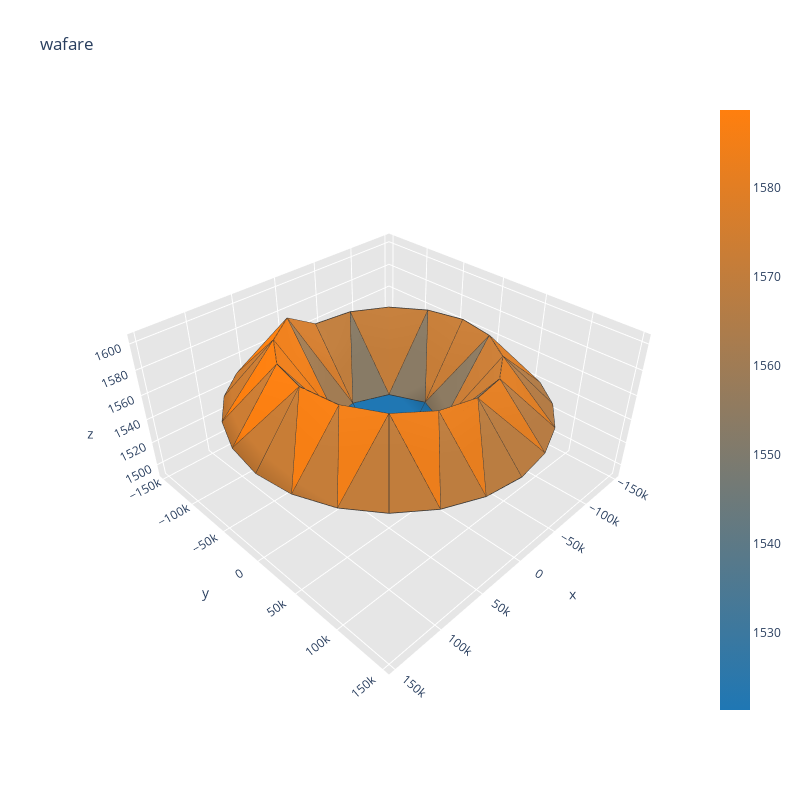
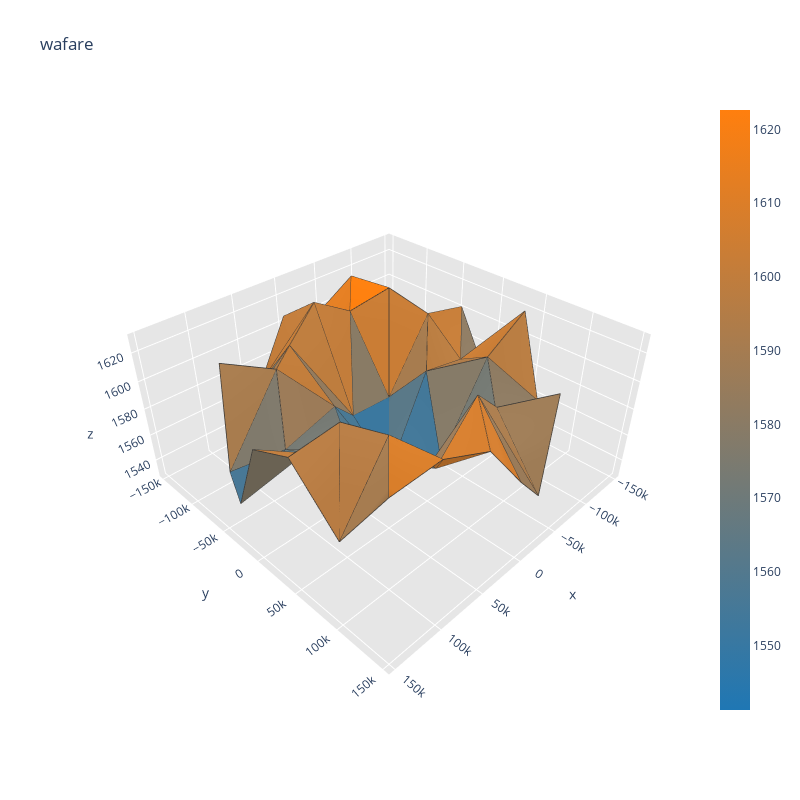

The notebook cell these images were saved under, in order:
### Code cell
visualize(XS[100])
visualize(X_test[0])

### Figure 1 — Plotly figure (JSON) as saved in the notebook; plotly's stock layout.template omitted (floating-point values rounded to 4 significant figures; data arrays with more than 128 entries replaced by an {"elided": "..."} marker saying what was removed)
{"data": [{"facecolor": ["rgb(172, 124, 76)", "rgb(168, 124, 79)", "rgb(200, 125, 54)", "rgb(157, 123, 87)", "rgb(202, 125, 53)", "rgb(236, 126, 28)", "rgb(170, 124, 77)", "rgb(211, 125, 47)", "rgb(38, 119, 175)", "rgb(247, 127, 20)", "rgb(237, 126, 27)", "rgb(203, 125, 52)", "rgb(148, 123, 93)", "rgb(203, 125, 53)", "rgb(251, 127, 17)", "rgb(236, 126, 28)", "rgb(216, 126, 43)", "rgb(202, 125, 54)", "rgb(195, 125, 58)", "rgb(194, 125, 59)", "rgb(47, 120, 168)", "rgb(229, 126, 33)", "rgb(225, 126, 37)", "rgb(161, 124, 83)", "rgb(210, 125, 48)", "rgb(162, 124, 83)", "rgb(191, 125, 61)", "rgb(136, 123, 102)", "rgb(39, 119, 174)", "rgb(31, 119, 180)", "rgb(164, 124, 81)", "rgb(208, 125, 49)", "rgb(161, 124, 83)", "rgb(159, 124, 85)", "rgb(205, 125, 51)", "rgb(160, 124, 84)", "rgb(236, 126, 28)", "rgb(172, 124, 76)", "rgb(234, 126, 30)", "rgb(171, 124, 76)", "rgb(50, 120, 166)", "rgb(52, 120, 165)", "rgb(207, 125, 50)", "rgb(255, 127, 14)", "rgb(206, 125, 50)", "rgb(204, 125, 52)", "rgb(253, 127, 15)", "rgb(205, 125, 51)", "rgb(200, 125, 55)", "rgb(141, 123, 98)", "rgb(198, 125, 56)", "rgb(138, 123, 101)", "rgb(33, 119, 178)", "rgb(32, 119, 179)", "rgb(183, 124, 68)", "rgb(222, 126, 38)", "rgb(180, 124, 70)", "rgb(174, 124, 74)", "rgb(218, 126, 41)", "rgb(177, 124, 72)", "rgb(211, 125, 47)", "rgb(215, 126, 43)", "rgb(186, 125, 66)", "rgb(226, 126, 35)", "rgb(186, 125, 65)", "rgb(231, 126, 31)", "rgb(197, 125, 57)", "rgb(242, 127, 24)", "rgb(194, 125, 59)", "rgb(189, 125, 63)", "rgb(236, 126, 28)", "rgb(193, 125, 60)"], "i": [38, 32, 44, 17, 22, 18, 13, 14, 2, 19, 6, 3, 10, 16, 21, 21, 12, 12, 4, 16, 8, 8, 24, 8, 18, 6, 5, 5, 5, 4, 33, 14, 33, 16, 35, 34, 7, 21, 19, 8, 6, 7, 39, 18, 39, 21, 41, 40, 0, 12, 14, 4, 3, 0, 27, 10, 27, 12, 29, 28, 9, 24, 26, 10, 9, 9, 45, 19, 45, 24, 47, 46], "j": [17, 13, 22, 36, 42, 17, 30, 13, 3, 22, 18, 10, 3, 36, 42, 6, 30, 3, 14, 4, 2, 19, 8, 24, 5, 5, 16, 4, 6, 5, 14, 33, 34, 35, 16, 35, 21, 7, 7, 7, 7, 8, 18, 39, 40, 41, 21, 41, 12, 0, 0, 0, 0, 4, 10, 27, 28, 29, 12, 29, 10, 9, 9, 9, 48, 24, 19, 45, 46, 47, 24, 47], "k": [37, 31, 43, 37, 43, 38, 31, 32, 1, 44, 20, 11, 2, 17, 22, 20, 13, 11, 15, 15, 1, 23, 23, 2, 17, 18, 17, 16, 1, 1, 32, 15, 15, 36, 15, 15, 22, 6, 22, 19, 1, 1, 38, 20, 20, 42, 20, 20, 13, 3, 13, 14, 1, 1, 26, 11, 11, 30, 11, 11, 2, 2, 25, 26, 25, 48, 44, 23, 23, 48, 23, 23], "name": "", "type": "mesh3d", "x": [-49000, 0, 3e-12, -34650.0, -34650.0, -9.001e-12, 34650.0, 49000, 34650.0, 6.001e-12, -37503, -69300.0, -90540.0, -98000, -90540.0, -69300.0, -37503, -1.8e-11, 37503, 90540.0, 69300.0, 90540.0, 98000, 69300.0, 37503, 9.001e-12, -38050.0, -73500, -103945, -127306, -141991, -147000, -141991, -127306, -103945, -73500, -38050.0, -2.7e-11, 38050.0, 73500, 103945, 127306, 141991, 147000, 141991, 127306, 103945, 73500, 38050.0], "y": [6.001e-12, 0, 49000, 34650.0, -34650.0, -49000, -34650.0, -1.2e-11, 34650.0, 98000, 90540.0, 69300.0, 37503, 1.2e-11, -37503, -69300.0, -90540.0, -98000, -90540.0, 37503, -69300.0, -37503, -2.4e-11, 69300.0, 90540.0, 147000, 141991, 127306, 103945, 73500, 38050.0, 1.8e-11, -38050.0, -73500, -103945, -127306, -141991, -147000, -141991, -127306, -103945, -73500, -38050.0, -3.6e-11, 38050.0, 73500, 103945, 127306, 141991], "z": [1536.0, 1493.0, 1541.0, 1537.0, 1536.0, 1536.0, 1543.0, 1545.0, 1545.0, 1594.0, 1592.0, 1591.0, 1590.0, 1590.0, 1589.0, 1588.0, 1587.0, 1586.0, 1604.0, 1600.0, 1603.0, 1602.0, 1602.0, 1598.0, 1596.0, 1555.0, 1555.0, 1554.0, 1553.0, 1552.0, 1551.0, 1550.0, 1548.0, 1547.0, 1547.0, 1546.0, 1546.0, 1546.0, 1560.0, 1560.0, 1559.0, 1559.0, 1559.0, 1558.0, 1557.0, 1557.0, 1556.0, 1556.0, 1555.0]}, {"line": {"color": "rgb(50, 50, 50)", "width": 1.5}, "mode": "lines", "showlegend": false, "type": "scatter3d", "x": {"elided": "360 float values"}, "y": {"elided": "360 float values"}, "z": {"elided": "360 float values"}}, {"hoverinfo": "none", "marker": {"color": [1521.0, 1589.0], "colorscale": [[0, "rgb(31, 119, 180)"], [1, "rgb(255, 127, 14)"]], "showscale": true, "size": 0.1}, "mode": "markers", "showlegend": false, "type": "scatter3d", "x": [-49000], "y": [6.001e-12], "z": [1536.0]}], "layout": {"height": 800, "scene": {"aspectratio": {"x": 1, "y": 1, "z": 0.5}, "xaxis": {"backgroundcolor": "rgb(230, 230, 230)", "gridcolor": "rgb(255, 255, 255)", "showbackground": true, "zerolinecolor": "rgb(255, 255, 255)"}, "yaxis": {"backgroundcolor": "rgb(230, 230, 230)", "gridcolor": "rgb(255, 255, 255)", "showbackground": true, "zerolinecolor": "rgb(255, 255, 255)"}, "zaxis": {"backgroundcolor": "rgb(230, 230, 230)", "gridcolor": "rgb(255, 255, 255)", "showbackground": true, "zerolinecolor": "rgb(255, 255, 255)"}}, "title": {"text": "wafare"}, "width": 800}}

### Figure 2 — Plotly figure (JSON) as saved in the notebook; plotly's stock layout.template omitted (floating-point values rounded to 4 significant figures; data arrays with more than 128 entries replaced by an {"elided": "..."} marker saying what was removed)
{"data": [{"facecolor": ["rgb(195, 125, 59)", "rgb(142, 123, 98)", "rgb(192, 125, 61)", "rgb(224, 126, 37)", "rgb(133, 123, 104)", "rgb(198, 125, 56)", "rgb(157, 123, 87)", "rgb(198, 125, 56)", "rgb(31, 119, 180)", "rgb(202, 125, 53)", "rgb(194, 125, 59)", "rgb(115, 122, 118)", "rgb(95, 121, 133)", "rgb(232, 126, 31)", "rgb(100, 121, 128)", "rgb(156, 123, 88)", "rgb(202, 125, 53)", "rgb(117, 122, 116)", "rgb(201, 125, 54)", "rgb(202, 125, 53)", "rgb(71, 120, 150)", "rgb(202, 125, 53)", "rgb(174, 124, 74)", "rgb(121, 122, 113)", "rgb(190, 125, 62)", "rgb(147, 123, 94)", "rgb(195, 125, 59)", "rgb(137, 123, 101)", "rgb(73, 121, 149)", "rgb(59, 120, 159)", "rgb(164, 124, 82)", "rgb(186, 125, 65)", "rgb(148, 123, 93)", "rgb(228, 126, 34)", "rgb(255, 127, 14)", "rgb(216, 126, 43)", "rgb(119, 122, 115)", "rgb(118, 122, 116)", "rgb(162, 124, 83)", "rgb(163, 124, 82)", "rgb(82, 121, 142)", "rgb(85, 121, 140)", "rgb(134, 123, 104)", "rgb(172, 124, 76)", "rgb(174, 124, 74)", "rgb(72, 120, 150)", "rgb(128, 122, 108)", "rgb(168, 124, 78)", "rgb(176, 124, 73)", "rgb(134, 123, 104)", "rgb(186, 125, 65)", "rgb(167, 124, 79)", "rgb(67, 120, 153)", "rgb(90, 121, 136)", "rgb(158, 124, 86)", "rgb(177, 124, 72)", "rgb(168, 124, 79)", "rgb(185, 125, 66)", "rgb(142, 123, 98)", "rgb(131, 123, 106)", "rgb(170, 124, 77)", "rgb(156, 123, 88)", "rgb(154, 123, 89)", "rgb(170, 124, 77)", "rgb(211, 125, 47)", "rgb(213, 125, 45)", "rgb(184, 124, 67)", "rgb(183, 124, 68)", "rgb(166, 124, 80)", "rgb(209, 125, 48)", "rgb(205, 125, 51)", "rgb(217, 126, 42)"], "i": [38, 32, 44, 17, 22, 18, 13, 14, 2, 19, 6, 3, 10, 16, 21, 21, 12, 12, 4, 16, 8, 8, 24, 8, 18, 6, 5, 5, 5, 4, 33, 14, 33, 16, 35, 34, 7, 21, 19, 8, 6, 7, 39, 18, 39, 21, 41, 40, 0, 12, 14, 4, 3, 0, 27, 10, 27, 12, 29, 28, 9, 24, 26, 10, 9, 9, 45, 19, 45, 24, 47, 46], "j": [17, 13, 22, 36, 42, 17, 30, 13, 3, 22, 18, 10, 3, 36, 42, 6, 30, 3, 14, 4, 2, 19, 8, 24, 5, 5, 16, 4, 6, 5, 14, 33, 34, 35, 16, 35, 21, 7, 7, 7, 7, 8, 18, 39, 40, 41, 21, 41, 12, 0, 0, 0, 0, 4, 10, 27, 28, 29, 12, 29, 10, 9, 9, 9, 48, 24, 19, 45, 46, 47, 24, 47], "k": [37, 31, 43, 37, 43, 38, 31, 32, 1, 44, 20, 11, 2, 17, 22, 20, 13, 11, 15, 15, 1, 23, 23, 2, 17, 18, 17, 16, 1, 1, 32, 15, 15, 36, 15, 15, 22, 6, 22, 19, 1, 1, 38, 20, 20, 42, 20, 20, 13, 3, 13, 14, 1, 1, 26, 11, 11, 30, 11, 11, 2, 2, 25, 26, 25, 48, 44, 23, 23, 48, 23, 23], "name": "", "type": "mesh3d", "x": [-49000, 0, 3e-12, -34650.0, -34650.0, -9.001e-12, 34650.0, 49000, 34650.0, 6.001e-12, -37503, -69300.0, -90540.0, -98000, -90540.0, -69300.0, -37503, -1.8e-11, 37503, 90540.0, 69300.0, 90540.0, 98000, 69300.0, 37503, 9.001e-12, -38050.0, -73500, -103945, -127306, -141991, -147000, -141991, -127306, -103945, -73500, -38050.0, -2.7e-11, 38050.0, 73500, 103945, 127306, 141991, 147000, 141991, 127306, 103945, 73500, 38050.0], "y": [6.001e-12, 0, 49000, 34650.0, -34650.0, -49000, -34650.0, -1.2e-11, 34650.0, 98000, 90540.0, 69300.0, 37503, 1.2e-11, -37503, -69300.0, -90540.0, -98000, -90540.0, 37503, -69300.0, -37503, -2.4e-11, 69300.0, 90540.0, 147000, 141991, 127306, 103945, 73500, 38050.0, 1.8e-11, -38050.0, -73500, -103945, -127306, -141991, -147000, -141991, -127306, -103945, -73500, -38050.0, -3.6e-11, 38050.0, 73500, 103945, 127306, 141991], "z": [1593.0, 1529.0, 1553.0, 1541.0, 1566.0, 1558.0, 1582.0, 1568.0, 1585.0, 1622.0, 1599.0, 1574.0, 1602.0, 1587.0, 1613.0, 1629.0, 1615.0, 1629.0, 1610.0, 1615.0, 1609.0, 1569.0, 1583.0, 1611.0, 1584.0, 1582.0, 1554.0, 1609.0, 1589.0, 1569.0, 1621.0, 1553.0, 1605.0, 1550.0, 1572.0, 1624.0, 1599.0, 1606.0, 1567.0, 1558.0, 1613.0, 1552.0, 1548.0, 1604.0, 1612.0, 1563.0, 1597.0, 1619.0, 1616.0]}, {"line": {"color": "rgb(50, 50, 50)", "width": 1.5}, "mode": "lines", "showlegend": false, "type": "scatter3d", "x": {"elided": "360 float values"}, "y": {"elided": "360 float values"}, "z": {"elided": "360 float values"}}, {"hoverinfo": "none", "marker": {"color": [1541.0, 1623.0], "colorscale": [[0, "rgb(31, 119, 180)"], [1, "rgb(255, 127, 14)"]], "showscale": true, "size": 0.1}, "mode": "markers", "showlegend": false, "type": "scatter3d", "x": [-49000], "y": [6.001e-12], "z": [1593.0]}], "layout": {"height": 800, "scene": {"aspectratio": {"x": 1, "y": 1, "z": 0.5}, "xaxis": {"backgroundcolor": "rgb(230, 230, 230)", "gridcolor": "rgb(255, 255, 255)", "showbackground": true, "zerolinecolor": "rgb(255, 255, 255)"}, "yaxis": {"backgroundcolor": "rgb(230, 230, 230)", "gridcolor": "rgb(255, 255, 255)", "showbackground": true, "zerolinecolor": "rgb(255, 255, 255)"}, "zaxis": {"backgroundcolor": "rgb(230, 230, 230)", "gridcolor": "rgb(255, 255, 255)", "showbackground": true, "zerolinecolor": "rgb(255, 255, 255)"}}, "title": {"text": "wafare"}, "width": 800}}
